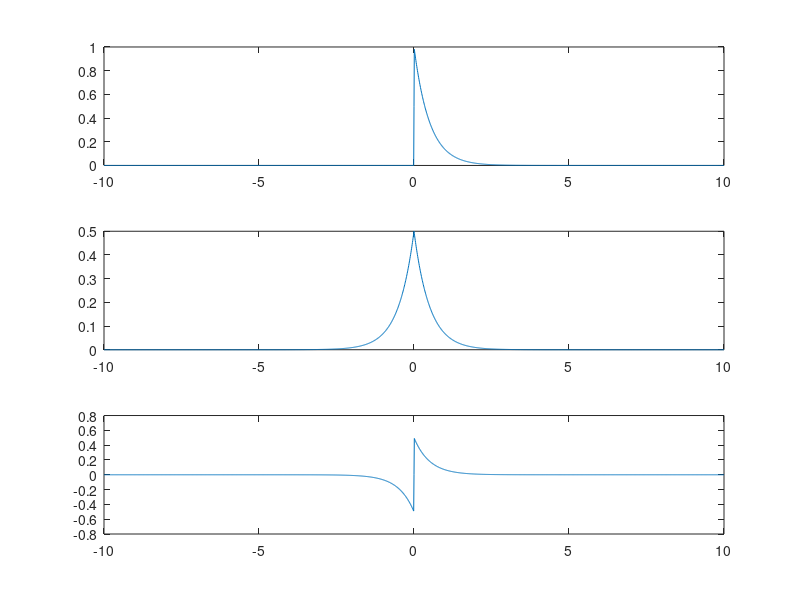

Recreate this plot in MATLAB.
%even_and_odd_component_of_a_CT_signal
%x(t)=exp(2t)u(t)
clc;clear;close all;
t=-10:0.01:10;
u=0.5*sign(t)+0.5;
x1=exp(-2*t).*u;
subplot(311);plot(t,x1);
x2=fliplr(x1);
xe=0.5*(x1+x2);
subplot(312);plot(t,xe);
xo=0.5*(x1-x2);
subplot(313);plot(t,xo);
